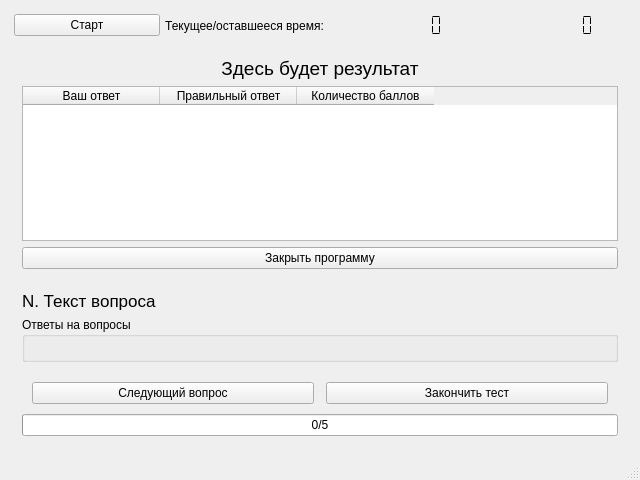
<?xml version="1.0" encoding="UTF-8"?>
<ui version="4.0">
 <class>MainWindow</class>
 <widget class="QMainWindow" name="MainWindow">
  <property name="geometry">
   <rect>
    <x>0</x>
    <y>0</y>
    <width>640</width>
    <height>480</height>
   </rect>
  </property>
  <property name="minimumSize">
   <size>
    <width>550</width>
    <height>450</height>
   </size>
  </property>
  <property name="windowTitle">
   <string>MainWindow</string>
  </property>
  <widget class="QWidget" name="centralWidget">
   <layout class="QVBoxLayout" name="verticalLayout">
    <item>
     <layout class="QHBoxLayout" name="horizontalTopLayout">
      <property name="spacing">
       <number>5</number>
      </property>
      <property name="leftMargin">
       <number>3</number>
      </property>
      <property name="topMargin">
       <number>3</number>
      </property>
      <property name="rightMargin">
       <number>3</number>
      </property>
      <property name="bottomMargin">
       <number>3</number>
      </property>
      <item>
       <widget class="QPushButton" name="startButton">
        <property name="text">
         <string>Старт</string>
        </property>
       </widget>
      </item>
      <item>
       <widget class="QLabel" name="timeDescriptionLabel">
        <property name="text">
         <string>Текущее/оставшееся время:</string>
        </property>
        <property name="alignment">
         <set>Qt::AlignCenter</set>
        </property>
       </widget>
      </item>
      <item>
       <widget class="QLCDNumber" name="currentTimeLabel">
        <property name="lineWidth">
         <number>0</number>
        </property>
        <property name="digitCount">
         <number>8</number>
        </property>
        <property name="segmentStyle">
         <enum>QLCDNumber::Flat</enum>
        </property>
       </widget>
      </item>
      <item>
       <widget class="QLCDNumber" name="estimatedTimeLabel">
        <property name="lineWidth">
         <number>0</number>
        </property>
        <property name="digitCount">
         <number>8</number>
        </property>
        <property name="segmentStyle">
         <enum>QLCDNumber::Flat</enum>
        </property>
       </widget>
      </item>
     </layout>
    </item>
    <item>
     <widget class="QWidget" name="mainWidget" native="true">
      <property name="sizePolicy">
       <sizepolicy hsizetype="Preferred" vsizetype="Expanding">
        <horstretch>0</horstretch>
        <verstretch>0</verstretch>
       </sizepolicy>
      </property>
      <layout class="QVBoxLayout" name="verticalLayout_4">
       <property name="spacing">
        <number>0</number>
       </property>
       <property name="leftMargin">
        <number>0</number>
       </property>
       <property name="topMargin">
        <number>0</number>
       </property>
       <property name="rightMargin">
        <number>0</number>
       </property>
       <property name="bottomMargin">
        <number>0</number>
       </property>
       <item>
        <widget class="QWidget" name="resultContainer" native="true">
         <property name="sizePolicy">
          <sizepolicy hsizetype="Expanding" vsizetype="Expanding">
           <horstretch>0</horstretch>
           <verstretch>0</verstretch>
          </sizepolicy>
         </property>
         <layout class="QVBoxLayout" name="verticalLayout_5">
          <item>
           <widget class="QLabel" name="resultLabel">
            <property name="font">
             <font>
              <pointsize>14</pointsize>
             </font>
            </property>
            <property name="text">
             <string>Здесь будет результат</string>
            </property>
            <property name="textFormat">
             <enum>Qt::RichText</enum>
            </property>
            <property name="alignment">
             <set>Qt::AlignCenter</set>
            </property>
           </widget>
          </item>
          <item>
           <widget class="QTableWidget" name="tableWidget">
            <attribute name="horizontalHeaderDefaultSectionSize">
             <number>137</number>
            </attribute>
            <column>
             <property name="text">
              <string>Ваш ответ</string>
             </property>
            </column>
            <column>
             <property name="text">
              <string>Правильный ответ</string>
             </property>
            </column>
            <column>
             <property name="text">
              <string>Количество баллов</string>
             </property>
            </column>
           </widget>
          </item>
          <item>
           <widget class="QPushButton" name="closeButton">
            <property name="text">
             <string>Закрыть программу</string>
            </property>
           </widget>
          </item>
         </layout>
        </widget>
       </item>
       <item>
        <widget class="QWidget" name="exerciseContainer" native="true">
         <property name="sizePolicy">
          <sizepolicy hsizetype="Preferred" vsizetype="Expanding">
           <horstretch>0</horstretch>
           <verstretch>0</verstretch>
          </sizepolicy>
         </property>
         <layout class="QVBoxLayout" name="verticalLayout_2">
          <item>
           <widget class="QLabel" name="exerciseText">
            <property name="sizePolicy">
             <sizepolicy hsizetype="Preferred" vsizetype="Preferred">
              <horstretch>0</horstretch>
              <verstretch>0</verstretch>
             </sizepolicy>
            </property>
            <property name="font">
             <font>
              <pointsize>13</pointsize>
             </font>
            </property>
            <property name="text">
             <string>&lt;html&gt;&lt;head/&gt;&lt;body&gt;&lt;p&gt;N. Текст вопроса&lt;/p&gt;&lt;/body&gt;&lt;/html&gt;</string>
            </property>
            <property name="alignment">
             <set>Qt::AlignLeading|Qt::AlignLeft|Qt::AlignTop</set>
            </property>
            <property name="wordWrap">
             <bool>true</bool>
            </property>
           </widget>
          </item>
          <item>
           <widget class="QGroupBox" name="answersGroupBox">
            <property name="sizePolicy">
             <sizepolicy hsizetype="Preferred" vsizetype="Expanding">
              <horstretch>0</horstretch>
              <verstretch>0</verstretch>
             </sizepolicy>
            </property>
            <property name="title">
             <string>Ответы на вопросы</string>
            </property>
            <property name="alignment">
             <set>Qt::AlignLeading|Qt::AlignLeft|Qt::AlignTop</set>
            </property>
            <property name="checkable">
             <bool>false</bool>
            </property>
            <layout class="QVBoxLayout" name="verticalLayout_3"/>
           </widget>
          </item>
          <item>
           <spacer name="verticalSpacer">
            <property name="orientation">
             <enum>Qt::Vertical</enum>
            </property>
            <property name="sizeType">
             <enum>QSizePolicy::Fixed</enum>
            </property>
            <property name="sizeHint" stdset="0">
             <size>
              <width>20</width>
              <height>10</height>
             </size>
            </property>
           </spacer>
          </item>
          <item>
           <layout class="QHBoxLayout" name="buttonsBottomLayout">
            <property name="spacing">
             <number>12</number>
            </property>
            <property name="sizeConstraint">
             <enum>QLayout::SetDefaultConstraint</enum>
            </property>
            <property name="leftMargin">
             <number>10</number>
            </property>
            <property name="topMargin">
             <number>4</number>
            </property>
            <property name="rightMargin">
             <number>10</number>
            </property>
            <property name="bottomMargin">
             <number>4</number>
            </property>
            <item>
             <widget class="QPushButton" name="nextExerciseButton">
              <property name="text">
               <string>Следующий вопрос</string>
              </property>
             </widget>
            </item>
            <item>
             <widget class="QPushButton" name="finishTestButton">
              <property name="text">
               <string>Закончить тест</string>
              </property>
             </widget>
            </item>
           </layout>
          </item>
          <item>
           <widget class="QProgressBar" name="progressBar">
            <property name="maximum">
             <number>5</number>
            </property>
            <property name="value">
             <number>0</number>
            </property>
            <property name="format">
             <string>%v/%m</string>
            </property>
           </widget>
          </item>
         </layout>
        </widget>
       </item>
      </layout>
     </widget>
    </item>
   </layout>
  </widget>
  <widget class="QMenuBar" name="menuBar">
   <property name="geometry">
    <rect>
     <x>0</x>
     <y>0</y>
     <width>640</width>
     <height>21</height>
    </rect>
   </property>
  </widget>
  <widget class="QStatusBar" name="statusBar"/>
 </widget>
 <layoutdefault spacing="6" margin="11"/>
 <resources/>
 <connections/>
</ui>
